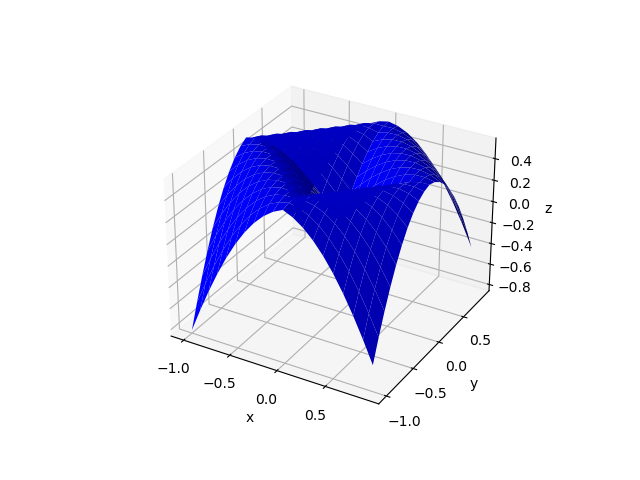

The script that drew this image:
import matplotlib.pyplot as plt
import numpy as np

x = np.arange(-1,1,0.1)
y = np.arange(-1,1,0.1)
x, y = np.meshgrid(x,y)
z = np.cos(np.abs(x) + np.abs(y))*(np.abs(x) + np.abs(y))

fig = plt.figure()
ax = fig.add_subplot(projection='3d')
ax.plot_surface(x,y,z,color='b',linewidth=0)
ax.set_xlabel('x')
ax.set_ylabel('y')
ax.set_zlabel('z')

plt.show()
